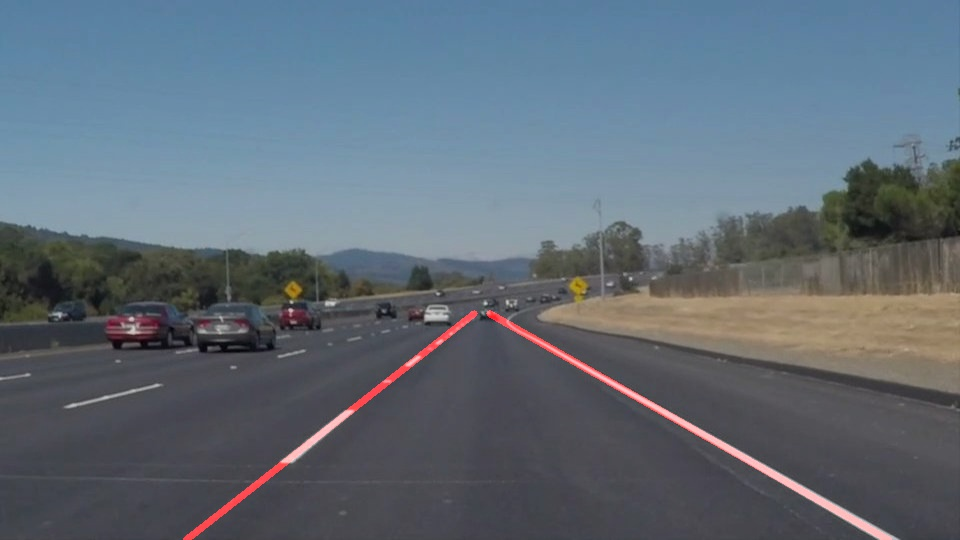
#> input picture test_images/output_solidWhiteCurve.jpg, 960 x 540 px, given in place of solidWhiteRight.jpg, which was not available
$ jupyter execute --allow-errors P1.ipynb   (shell and % lines are left out)   (text cells are left out)
#> lines starting #> are read from the running program, lines starting #| are printed output that depends on the picture; after the words box and inside, x2 and y2 are one past the last pixel; in counts of white or black regions, pixels touching at a corner belong together; pictures that were not available may be replaced by others from this repository, and a replacement may not be noted
[cell 1]
#importing some useful packages
import matplotlib.pyplot as plt
import matplotlib.image as mpimg
import numpy as np
import cv2

[cell 2]
#reading in an image
image = mpimg.imread('test_images/solidWhiteRight.jpg')
#> image is the input picture: shape (540, 960, 3); mean R, G, B 96.2, 107.6, 118.4

#printing out some stats and plotting
print('This image is:', type(image), 'with dimensions:', image.shape)
#| This image is: <class 'numpy.ndarray'> with dimensions: (540, 960, 3)
plt.imshow(image)  # if you wanted to show a single color channel image called 'gray', for example, call as plt.imshow(gray, cmap='gray')

[cell 3]
import math

def grayscale(img):
    """Applies the Grayscale transform
    This will return an image with only one color channel
    but NOTE: to see the returned image as grayscale
    (assuming your grayscaled image is called 'gray')
    you should call plt.imshow(gray, cmap='gray')"""
    return cv2.cvtColor(img, cv2.COLOR_RGB2GRAY)
    # Or use BGR2GRAY if you read an image with cv2.imread()
    # return cv2.cvtColor(img, cv2.COLOR_BGR2GRAY)


def boundary(boundary_range):
    return np.array(boundary_range, dtype = "uint8")

def mask_colors(img):
    img_hls = cv2.cvtColor(img, cv2.COLOR_RGB2HLS)

    boundaries = [
        ([200,200,200], [255,255,255], img), # white RGB
        ([180,180,0], [255, 255, 255], img), # yellow RGB
        ([0,200,0], [255,255,255], img_hls), # white HLS
        ([10,0,100], [40,255,255], img_hls) # yellow HLS
    ]

    combined_mask = cv2.inRange(img, boundary([255,255,255]), boundary([255,255,255]))
    for lower, upper, image_converted in boundaries:
        mask = cv2.inRange(image_converted,
                           boundary(lower),
                           boundary(upper))
        combined_mask = cv2.bitwise_or(combined_mask, mask)

    return cv2.bitwise_and(img, img, mask = combined_mask)

def canny(img, low_threshold, high_threshold):
    """Applies the Canny transform"""
    return cv2.Canny(img, low_threshold, high_threshold)

def gaussian_blur(img, kernel_size):
    """Applies a Gaussian Noise kernel"""
    return cv2.GaussianBlur(img, (kernel_size, kernel_size), 0)

def create_vertices(img):
    imshape = img.shape
    return np.array([[
        (.55*imshape[1], .58*imshape[0]),
        (.45*imshape[1], .58*imshape[0]),
        (0, imshape[0]),
        (imshape[1], imshape[0])]], dtype=np.int32)

def region_of_interest(img, vertices):
    """
    Applies an image mask.

    Only keeps the region of the image defined by the polygon
    formed from `vertices`. The rest of the image is set to black.
    `vertices` should be a numpy array of integer points.
    """
    #defining a blank mask to start with
    mask = np.zeros_like(img)

    #defining a 3 channel or 1 channel color to fill the mask with depending on the input image
    if len(img.shape) > 2:
        channel_count = img.shape[2]  # i.e. 3 or 4 depending on your image
        ignore_mask_color = (255,) * channel_count
    else:
        ignore_mask_color = 255

    #filling pixels inside the polygon defined by "vertices" with the fill color
    cv2.fillPoly(mask, vertices, ignore_mask_color)

    #returning the image only where mask pixels are nonzero
    masked_image = cv2.bitwise_and(img, mask)
    return masked_image

def print_vertice(image, ver1, ver2):
    cv2.line(image, (int(ver1[0]), int(ver1[1])), (int(ver2[0]), int(ver2[1])), [0, 0, 255], 2)

def show_region_of_interest(image, vertices):
    print_vertice(image, vertices[0][0], vertices[0][1])
    print_vertice(image, vertices[0][1], vertices[0][2])
    print_vertice(image, vertices[0][2], vertices[0][3])
    print_vertice(image, vertices[0][3], vertices[0][0])

def draw_lines(img, lines, color=[255, 0, 0], thickness=5):
    """
    NOTE: this is the function you might want to use as a starting point once you want to
    average/extrapolate the line segments you detect to map out the full
    extent of the lane (going from the result shown in raw-lines-example.mp4
    to that shown in P1_example.mp4).

    Think about things like separating line segments by their
    slope ((y2-y1)/(x2-x1)) to decide which segments are part of the left
    line vs. the right line.  Then, you can average the position of each of
    the lines and extrapolate to the top and bottom of the lane.

    This function draws `lines` with `color` and `thickness`.
    Lines are drawn on the image inplace (mutates the image).
    If you want to make the lines semi-transparent, think about combining
    this function with the weighted_img() function below
    """
    right_slopes = []
    right_centers = []
    left_slopes = []
    left_centers = []

    if not len(lines):
        return

    for line in lines:
        for x1,y1,x2,y2 in line:
            slope = (y2-y1) / float(x2-x1)
            center = [(x2+x1)/2, (y2+y1)/2]
            if slope > .55 and slope < .90:
                right_slopes.append(slope)
                right_centers.append(center)
            elif slope < -.55 and slope > -.90:
                left_slopes.append(slope)
                left_centers.append(center)
            #cv2.line(img, (x1, y1), (x2, y2), [0, 255, 0], thickness)

    draw_line(img, right_slopes, right_centers, color, thickness)
    draw_line(img, left_slopes, left_centers, color, thickness)

def draw_line(img, slopes, centers, color, thickness):
    if len(slopes) and len(centers):
        slope_avg = np.sum(slopes) / len(slopes)
        center_avg = np.divide(np.sum(centers, axis=0), len(centers))

        imshape = img.shape
        y_prim_1 = .58*imshape[0] # same position as region of interest
        y_prim_2 = imshape[0]
        line = calculate_line(center_avg, slope_avg, y_prim_1, y_prim_2)

        cv2.line(img, line[0], line[1], color, thickness)

def calculate_line(center_point, slope, y_prim_1, y_prim_2):
    x_prim_1 = calculate_point(center_point, y_prim_1, slope)
    x_prim_2 = calculate_point(center_point, y_prim_2, slope)
    return [(int(x_prim_1), int(y_prim_1)), (int(x_prim_2), int(y_prim_2))]

def calculate_point(center_point, y_prim, slope):
    return center_point[0] - (center_point[1] - y_prim) / slope

def hough_lines(img, rho, theta, threshold, min_line_len, max_line_gap):
    """
    `img` should be the output of a Canny transform.

    Returns an image with hough lines drawn.
    """
    lines = cv2.HoughLinesP(img, rho, theta, threshold, np.array([]), minLineLength=min_line_len, maxLineGap=max_line_gap)
    line_img = np.zeros((img.shape[0], img.shape[1], 3), dtype=np.uint8)
    draw_lines(line_img, lines)
    return line_img

# Python 3 has support for cool math symbols.

def weighted_img(img, initial_img, α=0.8, β=1., γ=0.):
    """
    `img` is the output of the hough_lines(), An image with lines drawn on it.
    Should be a blank image (all black) with lines drawn on it.

    `initial_img` should be the image before any processing.

    The result image is computed as follows:

    initial_img * α + img * β + γ
    NOTE: initial_img and img must be the same shape!
    """
    return cv2.addWeighted(initial_img, α, img, β, γ)

[cell 4]
import os
os.listdir("test_images/")

[cell 5]
image = mpimg.imread('test_images/solidYellowCurve.jpg')
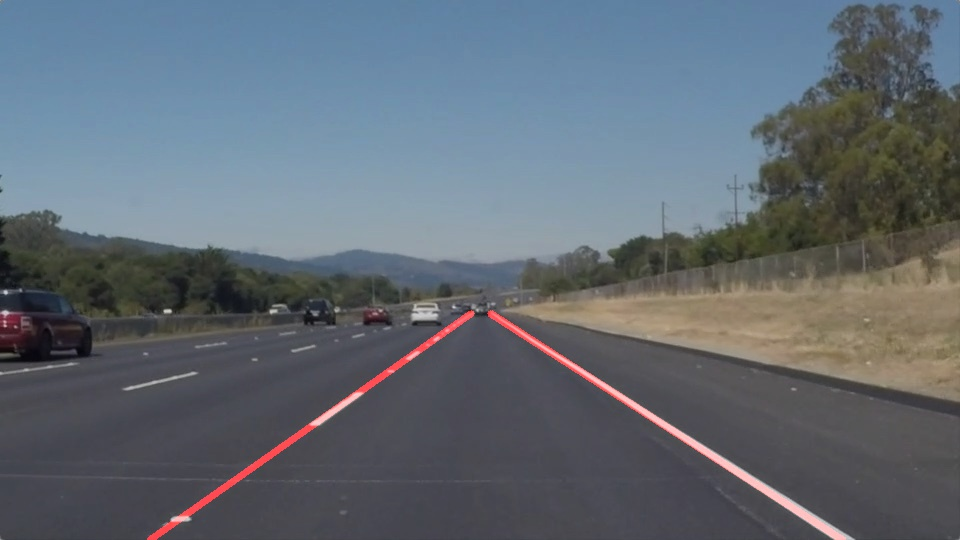
#> input picture test_images/output_solidWhiteRight.jpg, 960 x 540 px, given in place of solidYellowCurve.jpg, which was not available
#> image is the input picture: shape (540, 960, 3); mean R, G, B 97.6, 106, 114.9

# YELLOW & WHITE MASK
colors_masked = mask_colors(image)
#> in mask_colors, `img_hls = cv2.cvtColor(img, cv2.COLOR_RGB2HLS)`: img_hls: shape (540, 960, 3); mean of channels 0, 1, 2 94.8, 106.3, 37.3
#> in mask_colors, `combined_mask = cv2.inRange(img, boundary([255,255,255]), boundary([25..`: combined_mask: shape (540, 960); every value is 0
#> the loop in mask_colors, `for lower, upper, image_converted in boundaries:` made 4 passes
#> (lower, upper) on passes 1 to 4: ([200, 200, 200], [255, 255, 255]), ([180, 180, 0], [255, 255, 255]), ([0, 200, 0], [255, 255, 255]), ([10, 0, 100], [40, 255, 255])
#> pass 1, in mask_colors, `mask = cv2.inRange(image_converted, boundary(lower), boundary(upper))`:
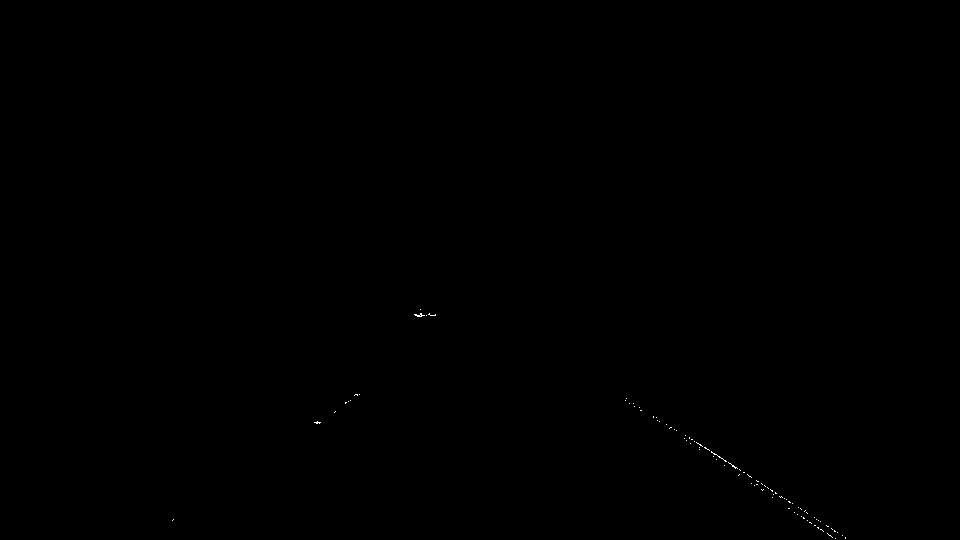
#> mask: shape (540, 960); 0.05% white in thin lines or dots, all inside (x1, y1, x2, y2) = (172, 309, 846, 539)
#> pass 2, in mask_colors, `mask = cv2.inRange(image_converted, boundary(lower), boundary(upper))`:
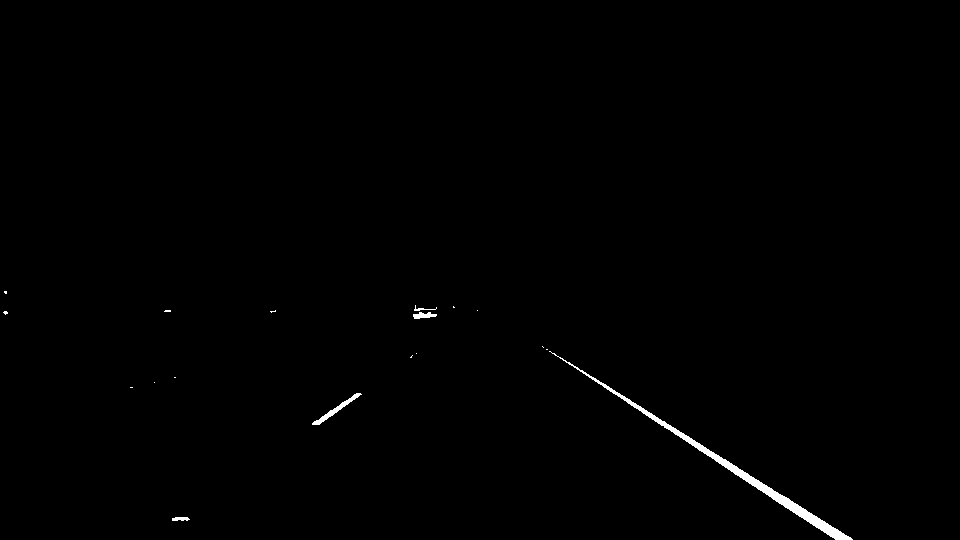
#> mask: shape (540, 960); 0.49% white; 18 white regions (13 under 20 px), largest, box (x1, y1, x2, y2) and area: (549, 351, 853, 540) 2027, (312, 393, 362, 425) 256, (413, 312, 437, 319) 108, (172, 517, 190, 521) 59, (414, 305, 437, 311) 40
#> pass 3, in mask_colors, `mask = cv2.inRange(image_converted, boundary(lower), boundary(upper))`:
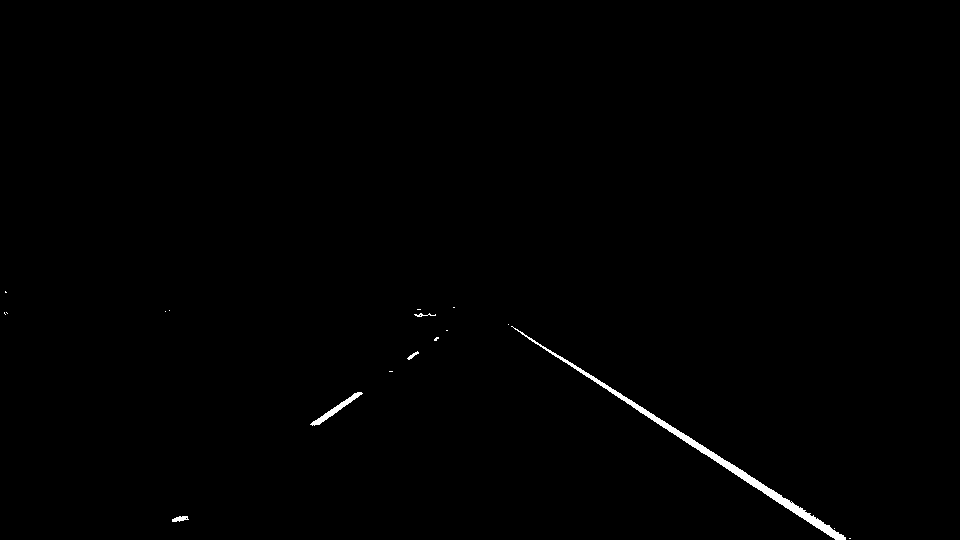
#> mask: shape (540, 960); 0.51% white; 18 white regions (13 under 20 px), largest, box (x1, y1, x2, y2) and area: (511, 326, 846, 540) 2166, (310, 392, 363, 426) 307, (172, 516, 189, 522) 68, (407, 351, 419, 360) 38, (414, 313, 436, 317) 37
#> after the loop in mask_colors, `for lower, upper, image_converted in boundaries:`: combined_mask: shape (540, 960); 0.57% white; 22 white regions (16 under 20 px), largest, box (x1, y1, x2, y2) and area: (511, 326, 853, 540) 2329, (310, 392, 363, 426) 307, (413, 312, 437, 319) 108, (172, 516, 190, 522) 76, (414, 305, 437, 311) 40, (407, 351, 419, 360) 38
plt.imshow(colors_masked)

[cell 6]
# GRAYSCALE
gray = grayscale(colors_masked)
plt.imshow(gray, cmap='Greys_r')

[cell 7]
# SMOOTHING
kernel_size = 5
blur_gray = gaussian_blur(gray, kernel_size)
plt.imshow(blur_gray, cmap='Greys_r')

[cell 8]
# EDGES
low_threshold = 50
high_threshold = 150
edges_img = canny(blur_gray, low_threshold, high_threshold)
#> in canny, `return cv2.Canny(img, low_threshold, high_threshold)`:
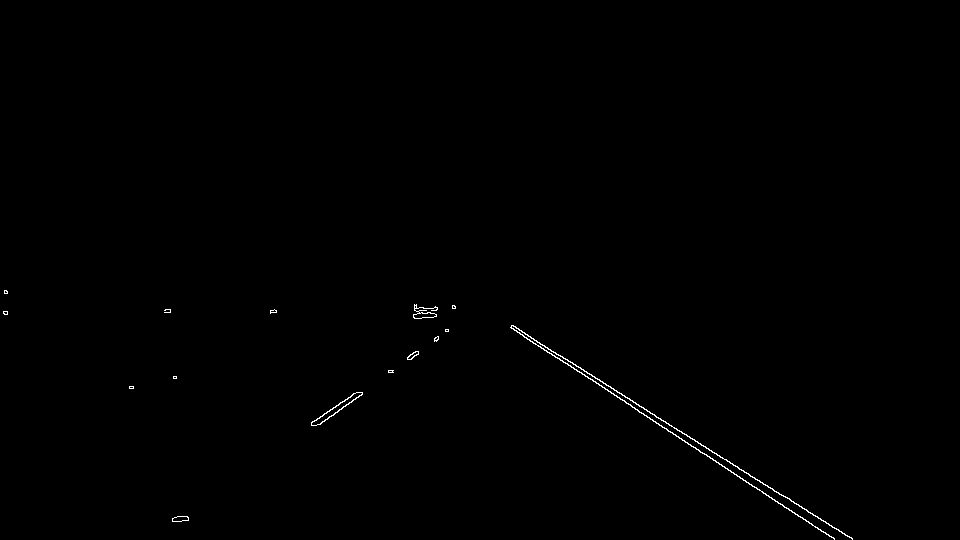
#> returned value: shape (540, 960); 0.3% white in thin lines or dots, all inside (x1, y1, x2, y2) = (3, 290, 853, 540)
plt.imshow(edges_img, cmap='Greys_r')

[cell 9]
# REGION OF INTEREST
vertices = create_vertices(image)
#> vertices = [[528, 313], [432, 313], [0, 540], [960, 540]]
masked_edges = region_of_interest(edges_img, vertices)
#> in region_of_interest, `cv2.fillPoly(mask, vertices, ignore_mask_color)`:
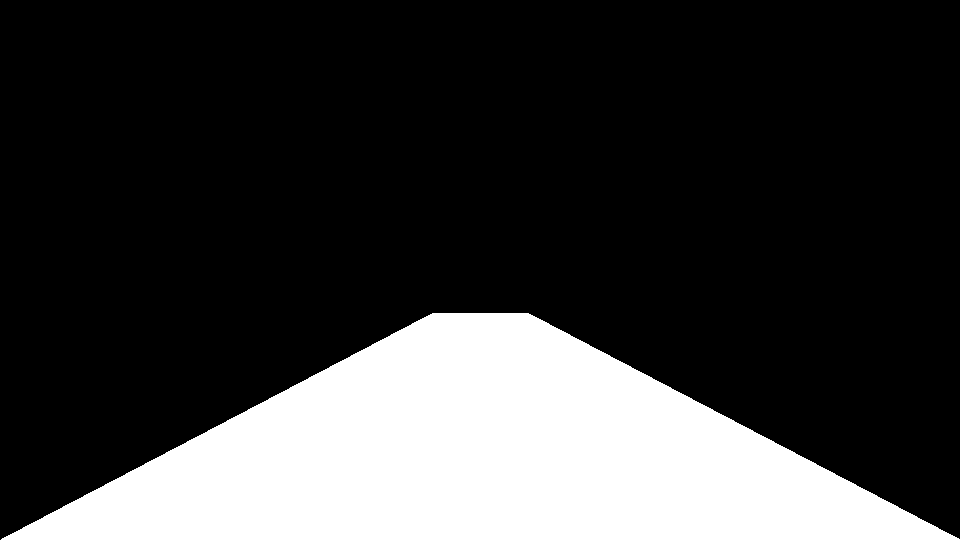
#> mask: shape (540, 960); 23.2% white; 1 white region, box (x1, y1, x2, y2) and area: (1, 313, 960, 540) 120061
#> in region_of_interest, `masked_image = cv2.bitwise_and(img, mask)`: masked_image: shape (540, 960); 0.27% white in thin lines or dots, all inside (x1, y1, x2, y2) = (172, 313, 853, 540)
regions_image = image.copy()
show_region_of_interest(regions_image, vertices)
#> in print_vertice (call 4), `cv2.line(image, (int(ver1[0]), int(ver1[1])), (int(ver2[0]), int(ver2[..`:
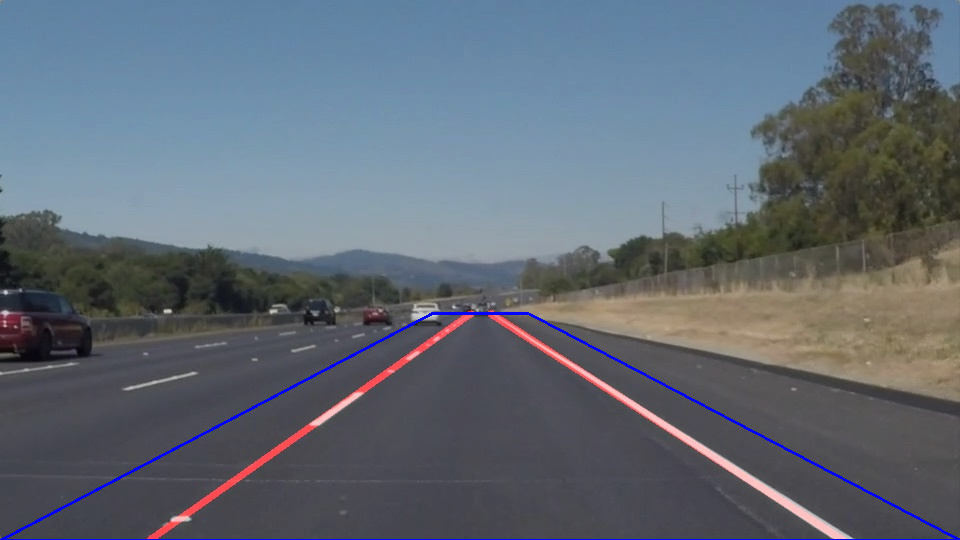
#> image: shape (540, 960, 3); mean R, G, B 97, 105.5, 116.2
plt.imshow(regions_image)

[cell 10]
# HOUGH TRANSFORM
rho = 1 # distance resolution in pixels of the Hough grid
theta = np.pi/180 # angular resolution in radians of the Hough grid
threshold = 20     # minimum number of votes (intersections in Hough grid cell)
min_line_length = 10 #minimum number of pixels making up a line
max_line_gap = 10    # maximum gap in pixels between connectable line segments

lines = hough_lines(masked_edges, rho, theta, threshold, min_line_length, max_line_gap)
#> in hough_lines, `lines = cv2.HoughLinesP(img, rho, theta, threshold, np.array([]), minL..`: lines = 15 rows, first 6: [511, 328, 834, 538], [511, 325, 852, 538], [510, 327, 733, 472], [587, 373, 852, 539], [719, 464, 834, 539], [319, 424, 362, 393]
#> the loop in draw_lines, `for line in lines:` made 15 passes
#> line on passes 1 to 12: [[511, 328, 834, 538]], [[511, 325, 852, 538]], [[510, 327, 733, 472]], [[587, 373, 852, 539]], [[719, 464, 834, 539]], [[319, 424, 362, 393]], [[311, 423, 357, 392]], [[560, 355, 629, 398]], [[320, 423, 343, 406]], [[407, 358, 417, 351]], [[342, 407, 353, 399]], [[311, 422, 354, 393]]
#> after the loop in draw_lines, `for line in lines:`: left_centers = [[340.5, 408.5], [334, 407.5], [331.5, 414.5], [412, 354.5], [347.5, 403], [332.5, 407.5], [413, 355.5], [316.5, 420], [441, 334]]; left_slopes = [-0.721, -0.674, -0.739, -0.7, -0.727, -0.674, -0.7, -0.727, -0.714]; right_centers = [[672.5, 433], [681.5, 431.5], [621.5, 399.5], [719.5, 456], [776.5, 501.5], [594.5, 376.5]]; right_slopes = [0.65, 0.625, 0.65, 0.626, 0.652, 0.623]
#> in draw_line, `slope_avg = np.sum(slopes) / len(slopes)`: slope_avg = 0.638
#> in draw_line, `center_avg = np.divide(np.sum(centers, axis=0), len(centers))`: center_avg = [677.7, 433]
#> in calculate_line, `x_prim_1 = calculate_point(center_point, y_prim_1, slope)`: x_prim_1 = 489.8
#> in calculate_line, `x_prim_2 = calculate_point(center_point, y_prim_2, slope)`: x_prim_2 = 845.4
#> in draw_line, `line = calculate_line(center_avg, slope_avg, y_prim_1, y_prim_2)`: line = [(489, 313), (845, 540)]
#> call 2 of draw_line, with thickness = 5
#> in draw_line (call 2), `slope_avg = np.sum(slopes) / len(slopes)`: slope_avg = -0.709
#> in draw_line (call 2), `center_avg = np.divide(np.sum(centers, axis=0), len(centers))`: center_avg = [363.2, 389.4]
#> in draw_line (call 2), `line = calculate_line(center_avg, slope_avg, y_prim_1, y_prim_2)`: line = [(470, 313), (150, 540)]
#> in draw_line (call 2), `cv2.line(img, line[0], line[1], color, thickness)`:
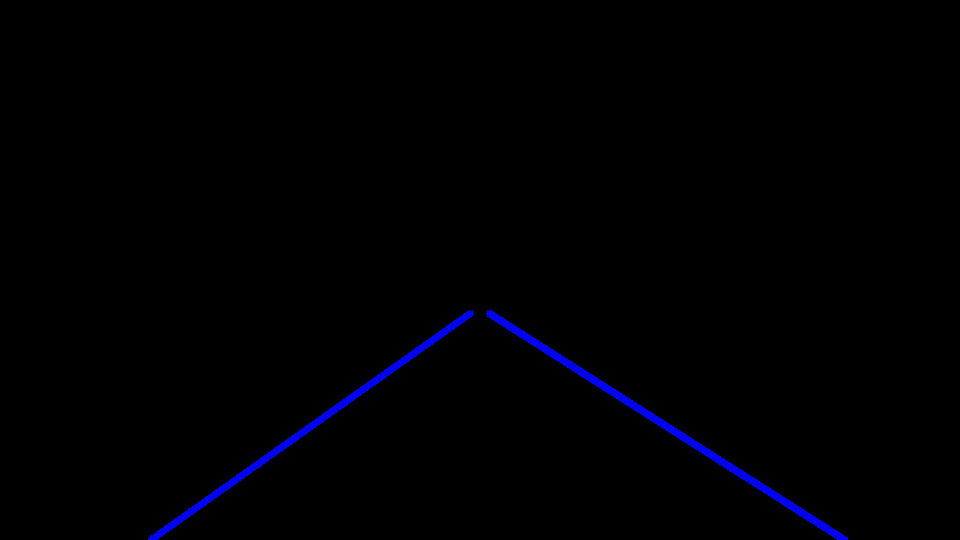
#> img: shape (540, 960, 3); mean of channels 0, 1, 2 2.9, 0, 0; drawn as B, G, R
lines_edges = weighted_img(lines, image)
#> in weighted_img, `return cv2.addWeighted(initial_img, α, img, β, γ)`:
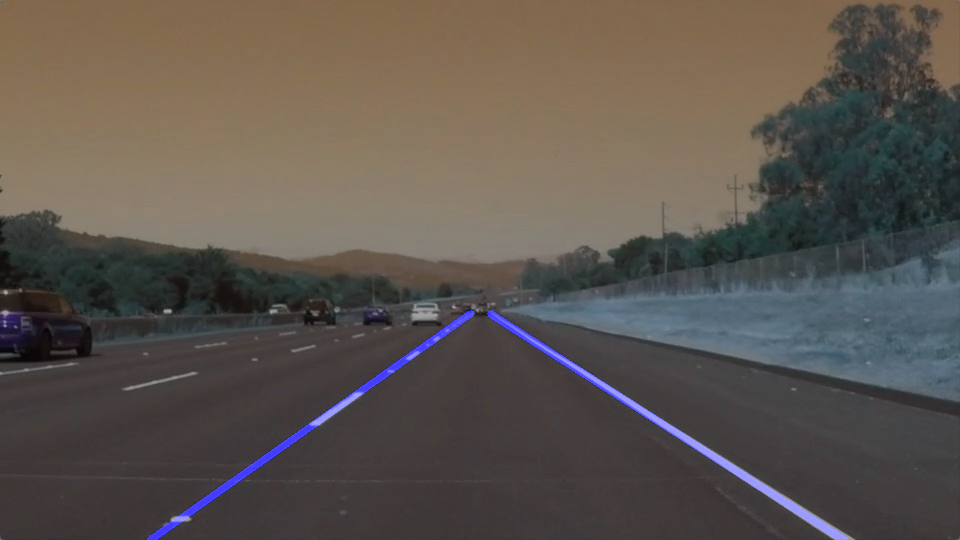
#> returned value: shape (540, 960, 3); mean of channels 0, 1, 2 78.8, 84.8, 91.9; drawn as B, G, R
